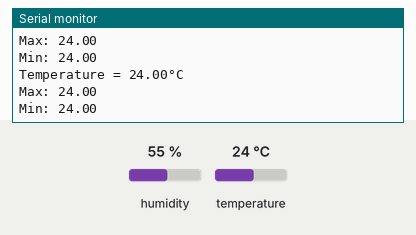
Bench run of a sketch on a simulated Arduino Uno, built with avr-gcc and run on an emulated ATmega328P. On the bench: the last lines printed to the serial monitor. Inputs (shaded band) come from the test bench; at power-on: temperature 24 °C, humidity 55 %.

Above: at 2.8 s.
2.9 s: temperature set to 12 °C
At 4.8 s:
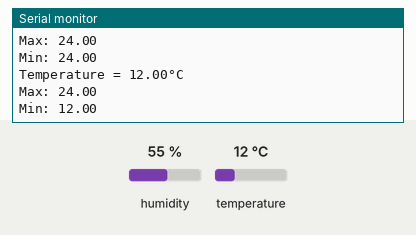
5.6 s: temperature set to 19 °C
At 7.2 s:
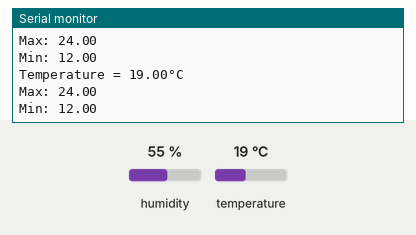
Timing chart, 0 to 8.7 s (numbered marks = the images above; inputs shaded):
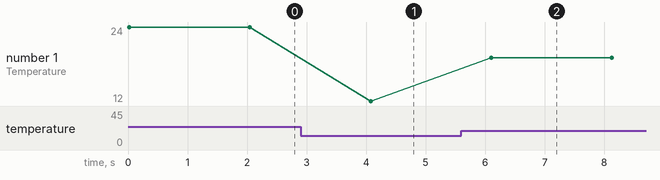

The sketch:

Practical_No_11.ino
```cpp
#define outPin 12
#define DHTTYPE DHT11
#include <Arduino.h>
#include <Adafruit_Sensor.h>
#include "DHT.h"
  DHT dht(12, DHT11);
void setup() {
	Serial.begin(9600); dht.begin();
}
	float max=0;
	float min=96;
void loop() {
	int readData = dht.read(8);
	float c = dht.readTemperature();
	if(isnan(c)) {
	Serial.println("not working");
	}
	if(c>max){
		max=c;
	}
	if(c<min){ min=c;}
	Serial.print("Temperature = ");
	Serial.print(c);
	Serial.println("°C");
	Serial.print("Max: ");

    	Serial.println(max);
	Serial.print("Min: ");
	Serial.println(min);
	delay(2000);
}
```

Measured:
- after the input at 2.9 s, the serial monitor: prints a new line after 1.2 s (image 1)
- after the input at 5.6 s, the serial monitor: prints a new line after 0.50 s (image 2)
- plotted number 1: 24 → 12 after the input at 2.9 s, 12 → 19 after the input at 5.6 s
